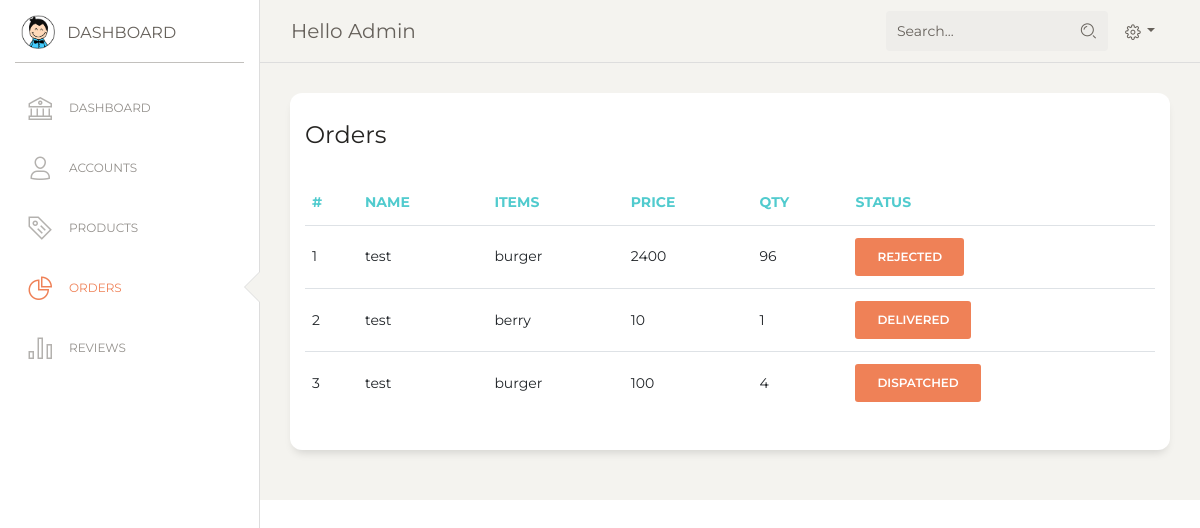
Screenshot of /admin/orders.php (signed in) with the database file from the repository.
### tables this page shows
CREATE TABLE `orders` (
  `id` int(11) NOT NULL,
  `items` varchar(255) NOT NULL,
  `price` float NOT NULL,
  `qty` varchar(255) NOT NULL,
  `status` enum('PENDING','DISPATCHED','DELIVERED','REJECTED') NOT NULL,
  `user_id` int(11) NOT NULL,
  `payment_id` int(11) NOT NULL
);

CREATE TABLE `users` (
  `user_id` int(11) NOT NULL,
  `name` varchar(255) NOT NULL,
  `email` varchar(255) NOT NULL,
  `password` varchar(255) NOT NULL
);

### db/orderModel.php (called while the page is built, shortened)
<?php
require_once 'connection.php';
class Order
{
    public static function getAllOrders():array{
        global $connection;
        $sql = "select id,name,items,price,qty,status from `orders` join users using (user_id)";
        $orders = mysqli_query($connection, $sql);
        $orders = mysqli_fetch_all($orders);
        return $orders;
    }
}

### admin/orders.php (the view)
<?php include 'includes/header.inc.php' ?>
<?php include '../db/orderModel.php' ?>
<div class="content">
    <div class="row">
        <div class="col-md-12">
            <div class="card">
                <div class="card-header">
                    <h4 class="card-title">Orders</h4>
                </div>
                <div class="card-body">
                    <div class="table-responsive">
                        <table class="table">
                            <thead class=" text-primary">
                                <th>#</th>
                                <th>Name</th>
                                <th>Items</th>
                                <th>Price</th>
                                <th>Qty</th>
                                <th>Status</th>
                            </thead>
                            <tbody>
                                <?php
                                $orders = Order::getAllOrders();
                                if (empty($orders)) {
                                    echo '<tr><td class="text-center" colspan="6">No records...</td></tr>';
                                } else {
                                    $counter = 1;
                                    foreach ($orders as $order) {
                                        echo "<tr>
                                                <td>" . $counter++ . "</td>
                                                <td>" . $order[1] . "</td>
                                                <td>" . $order[2] . "</td>
                                                <td>" . $order[3] . "</td>
                                                <td>" . $order[4] . "</td>
                                                <td><a class='btn btn-danger' href='order_detail.php?id=" . $order[0] . "'>$order[5]</a></td>
                                            </tr>";
                                    }
                                }
                                ?>
                            </tbody>
                        </table>
                    </div>
                </div>
            </div>
        </div>
    </div>
</div>
<?php include 'includes/footer.inc.php' ?>

### rows the page displays
orders: user.name "test", items "burger", price "2400", qty "96", status "REJECTED"
orders: user.name "test", items "berry", price "10", qty "1", status "DELIVERED"
orders: user.name "test", items "burger", price "100", qty "4", status "DISPATCHED"
